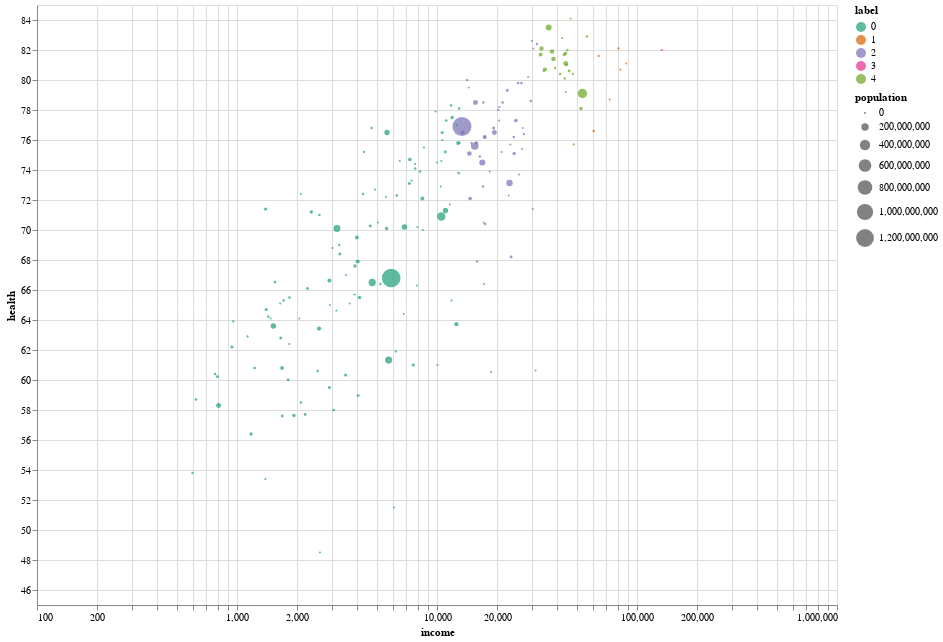

The cell this chart's notebook holds for it:
### Markdown cell above
#### Plot it again, coloring by our labels

### Code cell
(
    alt.Chart(gapminder)
    .mark_circle()
    .encode(
        alt.X("income:Q", scale=alt.Scale(type="log")),
        alt.Y("health:Q", scale=alt.Scale(zero=False)),
        size="population:Q",
        color=alt.Color("label:N", scale=alt.Scale(scheme="dark2")),
        tooltip=list(gapminder.columns),
    )
    .properties(width=800, height=600)
    .interactive()
)

### Figure 1 — Vega-Lite specification as saved in the notebook (floating-point values rounded to 4 significant figures; data arrays with more than 128 entries replaced by an {"elided": "..."} marker saying what was removed)
{"config": {"view": {"continuousWidth": 300, "continuousHeight": 300}}, "data": {"name": "data-d9e6fabb9055911832784c2d26798428"}, "mark": {"type": "circle"}, "encoding": {"color": {"field": "label", "scale": {"scheme": "dark2"}, "type": "nominal"}, "size": {"field": "population", "type": "quantitative"}, "tooltip": [{"field": "country", "type": "nominal"}, {"field": "income", "type": "quantitative"}, {"field": "health", "type": "quantitative"}, {"field": "population", "type": "quantitative"}, {"field": "label", "type": "quantitative"}], "x": {"field": "income", "scale": {"type": "log"}, "type": "quantitative"}, "y": {"field": "health", "scale": {"zero": false}, "type": "quantitative"}}, "height": 600, "params": [{"name": "param_3", "select": {"type": "interval", "encodings": ["x", "y"]}, "bind": "scales"}], "width": 800, "$schema": "https://vega.github.io/schema/vega-lite/v5.14.1.json", "datasets": {"data-d9e6fabb9055911832784c2d26798428": {"elided": "187 records"}}}
